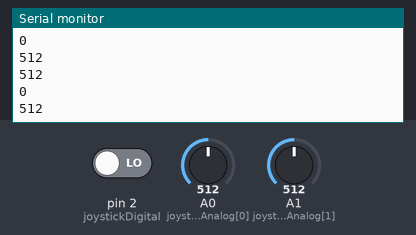
This sketch was run on a simulated Arduino Uno, built with avr-gcc and run on an emulated ATmega328P. Parts: the last lines printed to the serial monitor. The inputs (shaded band) are chosen by the test bench; at power-on: A0 (joystickAnalog[0]) = 512, A1 (joystickAnalog[1]) = 512, pin 2 (joystickDigital) LOW.

Above: at 2.8 s.
2.9 s: A0 (joystickAnalog[0]) set to 982
At 3.4 s:
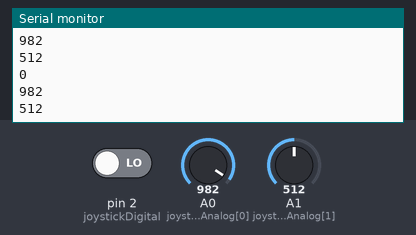
5.9 s: A0 (joystickAnalog[0]) set to 1007
At 6.7 s:
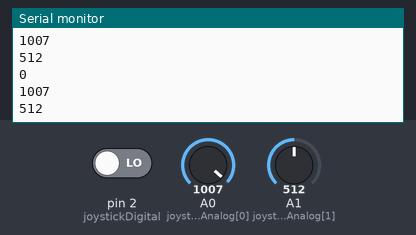
10.4 s: A1 (joystickAnalog[1]) set to 985
At 11.3 s:
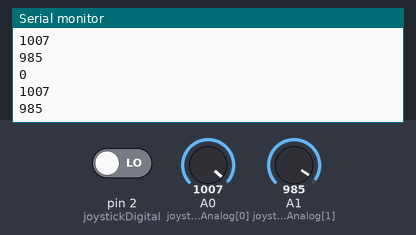
Timing chart, 0 to 11.7 s (numbered marks = the images above; inputs shaded):
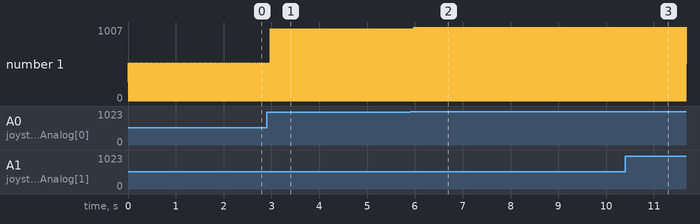

The sketch:

robot.ino
```cpp
//const int IRPin[] = {A0, A1, A2, A3, A4};  // Analog input pin that the receiver is attached to
//int IR_SensorValue[] = {0, 0, 0, 0, 0}; // value read from the receiver
//int motor[] = {2, 3, 4, 5};
const int joystickAnalog[] = {A0, A1};
int joystickAnalogValue[] = {0, 0};
const int joystickDigital = 2;
int joystickDigitalValue = 0;
int i,j,k;
void setup() {
    // put your setup code here, to run once:
    // initialize serial communications at 9600 bps:
    Serial.begin(9600);
//    for(i=0; i<4; i++)
//      pinMode(motor[i], OUTPUT);
//    for(i=0; i<5; i++)
//      pinMode(IRPin[i], INPUT);
    for(i=0; i<2; i++)
    pinMode(joystickAnalog[i], INPUT);
    pinMode(joystickDigital, INPUT);
}

void loop()
{
    // put your main code here, to run repeatedly:
    joystickAnalogValue[0] = analogRead(joystickAnalog[0]);
    joystickAnalogValue[1] = analogRead(joystickAnalog[1]);
    joystickDigitalValue = digitalRead(joystickDigital);
    if(joystickDigitalValue != 0)
    {
      Serial.println("Workednnnnnnnnnnnnnnnnnnnnnnnnnnnnnnnnnnnnnnnnnnnnnnnnnnnnnnnnnn");
      Serial.println(joystickDigitalValue);
//      delay(10000);
    }
    Serial.println(joystickAnalogValue[0]);
    Serial.println(joystickAnalogValue[1]);
    Serial.println(joystickDigitalValue);

//    delay(5000);
//    if(joystickDigital != 2)
//    {
//      Serial.println(joystickDigital);
//      delay(10000);
//    }
//    delay(5000);
//    int i;
//    for(i=0; i<5; i++)
//    {
//      IR_SensorValue[i] = analogRead(IRPin[i]);
//      //if(IR_SensorValue[i] < 100)
//      //Serial.println(IR_SensorValue[i]);
//    }
//    if(IR_SensorValue[0] < 50)
//    {
//      digitalWrite(motor[0], HIGH);
//      digitalWrite(motor[1], HIGH);
//      digitalWrite(motor[2], LOW);
//      digitalWrite(motor[3], LOW);
//      Serial.println(0);
//    }
//    else if(IR_SensorValue[1] < 50)
//    {
//      digitalWrite(motor[0], LOW);
//      digitalWrite(motor[1], HIGH);
//      digitalWrite(motor[2], HIGH);
//      digitalWrite(motor[3], LOW);
//      Serial.println(1);
//    }
//    else if(IR_SensorValue[2] < 50)
//    {
//      digitalWrite(motor[0], LOW);
//      digitalWrite(motor[1], LOW);
//      digitalWrite(motor[2], LOW);
//      digitalWrite(motor[3], LOW);
//      Serial.println(2);
//    }
//    else if(IR_SensorValue[3] < 50)
//    {
//      digitalWrite(motor[0], HIGH);
//      digitalWrite(motor[1], LOW);
//      digitalWrite(motor[2], LOW);
//      digitalWrite(motor[3], HIGH);
//      Serial.println(3);
//    }
//    if(IR_SensorValue[4] < 50)
//    {
//      digitalWrite(motor[0], LOW);
//      digitalWrite(motor[1], LOW);
//      digitalWrite(motor[2], HIGH);
//      digitalWrite(motor[3], HIGH);
//      Serial.println(4);
//    }
  // print the results to the serial monitor:

}
```

Measured:
- after the input at 2.9 s, the serial monitor: prints a new line after 0.08 s (image 1)
- after the input at 5.9 s, the serial monitor: prints a new line after 0.08 s (image 2)
- after the input at 10.4 s, the serial monitor: prints a new line after 0.08 s (image 3)
- plotted number 1: 512 → 982 after the input at 2.9 s
